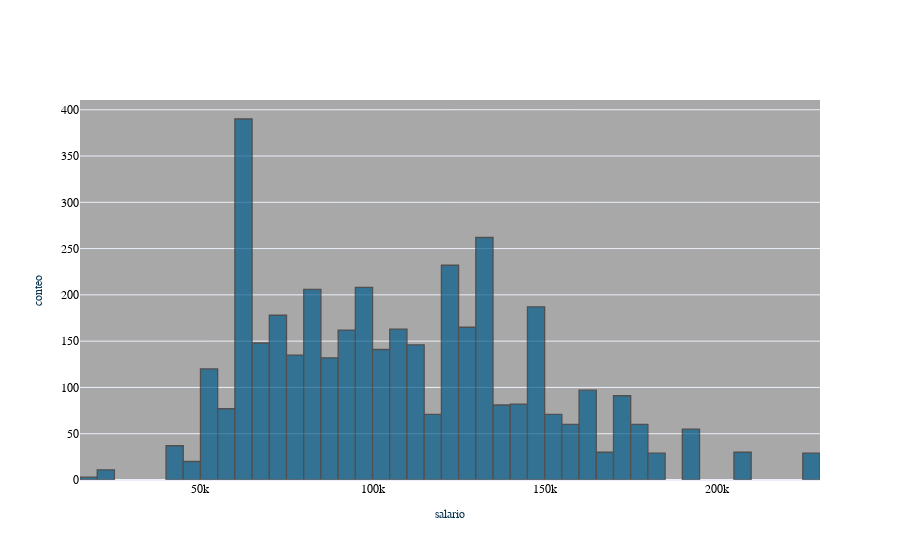

Notebook source saved alongside this figure:
### Code cell
fig_salary_1 = my_histogram(df,'salary_mean',50,x_title='salario')
fig_salary_1.show()

### Figure 1 — Plotly figure (JSON) as saved in the notebook; plotly's stock layout.template omitted (floating-point values rounded to 4 significant figures; data arrays with more than 128 entries replaced by an {"elided": "..."} marker saying what was removed)
{"data": [{"histfunc": "count", "histnorm": "", "marker": {"color": "#045C8C", "line": {"color": "#2b2b2b", "width": 1.3}}, "name": "salary_mean", "nbinsx": 50, "opacity": 0.7, "orientation": "v", "type": "histogram", "x": {"elided": "3909 int values"}}], "layout": {"barmode": "overlay", "font": {"color": "black", "family": "Courier New, monospace"}, "plot_bgcolor": "rgb(168,168,168)", "title": {"font": {"color": "#002020", "family": "Arial", "size": 20}, "text": ""}, "xaxis": {"title": {"font": {"color": "#002e4d", "family": "Courier New, monospace", "size": 12}, "text": "salario"}}, "yaxis": {"title": {"font": {"color": "#002e4d", "family": "Courier New, monospace", "size": 12}, "text": "conteo"}}}}
